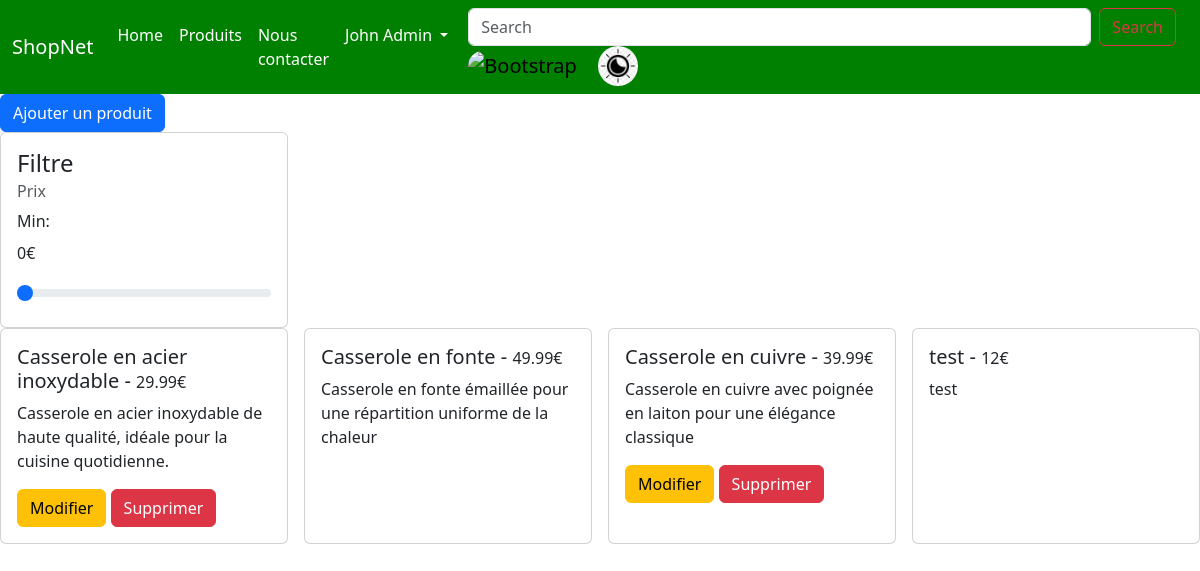
Page /produit.php (signed in) on the committed database.
### tables this page shows
CREATE TABLE `utilisateur` (
  `id` int NOT NULL,
  `email` varchar(50) NOT NULL,
  `nom` varchar(50) NOT NULL,
  `mdp` varchar(255) NOT NULL,
  `admin` varchar(45) DEFAULT NULL
);

CREATE TABLE `produit` (
  `id` int NOT NULL,
  `nom` varchar(50) NOT NULL,
  `prix` varchar(50) NOT NULL,
  `id_utilisateur` int DEFAULT NULL,
  `description` varchar(255) DEFAULT NULL
);

### produit.php (the view, shortened to what this page needs)
<?php
$pdo = require_once 'db.php';
?>
<!DOCTYPE html>
<html lang="en">
<head>
    <?php require_once('Components/_head.php'); ?>
</head>
<body>
    <?php include('nav.php'); ?>
    <?php if ($_SESSION['id']) { ?>
        <a href="add-product.php">
            <button class="btn btn-primary">Ajouter un produit</button>
        </a>
    <?php } ?>
    <div class="card" style="width: 18rem;">
        <div class="card-body">
            <h4 class="card-title">Filtre</h4>
            <h6 class="card-subtitle mb-2 text-body-secondary">Prix</h6>
            <label for="minPrix" class="form-label">Min:</label> <p id="valueMin">0€</p>
            <input type="range" class="form-range" id="minPrix" min="0" value="0" max="1000" step="10">
        </div>
    </div>
    <div class="d-flex justify-content-between">
        <?php
        $selectProduct = $pdo->query('SELECT * FROM produit');
        $products = $selectProduct->fetchAll();
        foreach ($products as $product) { ?>
            <div class="card" style="width: 18rem;">
                <div class="card-body">
                    <h5 class="card-title"><?= $product['nom'] ?> - <span class="small"><?= $product['prix'] ?>€</span></h5>
                    <p class="card-text"><?= $product['description'] ?></p>
                    <?php if ($product['id_utilisateur'] === $_SESSION['id']) { ?>
                        <a href="add-product.php?idProduct=<?= $product['id'] ?>" class="btn btn-warning">Modifier</a>
                        <a href="delete-product.php?id=<?= $product['id'] ?>" class="btn btn-danger">Supprimer</a>
                    <?php }
                    ?>
                </div>
            </div>
        <?php } ?>
    </div>
</body>
</html>

### nav.php (shortened to what this page needs)
<?php
if ($_SESSION['id']) {
  $userStmtsNav = $pdo->prepare('SELECT * FROM utilisateur WHERE id = :id');
  $userStmtsNav->bindValue(':id', $_SESSION['id']);
  $userStmtsNav->execute();
  $userNav = $userStmtsNav->fetch();
}
?>
<nav class="navbar navbar-expand-lg bg-body-tertiary" style="background-color: green !important;" id="barre">
  <div class="container-fluid">
    <a class="navbar-brand" href="index.php" style="color:white;">ShopNet</a>
    <div class="collapse navbar-collapse" id="navbarNavDropdown">
      <ul class="navbar-nav">
        <li class="nav-item">
          <a class="nav-link active" aria-current="page" href="index.php" style="color:white;">Home</a>
        </li>
        <li class="nav-item">
          <a class="nav-link" href="produit.php" style="color:white;">Produits</a>
        </li>
        <li class="nav-item">
          <a class="nav-link" href="#" style="color:white;">Nous contacter</a>
        </li>
        <?php if (!$_SESSION['name']) { ?>
          <li class="nav-item dropdown">
            <a class="nav-link dropdown-toggle" href="#" role="button" data-bs-toggle="dropdown" aria-expanded="false" style="color:white;">
              Compte
            </a>
            <ul class="dropdown-menu">
              <li><a class="dropdown-item" href="login.php">Se connecter</a></li>
              <li><a class="dropdown-item" href="register.php">S'enregistrer</a></li>
            </ul>
          </li>
        <?php } else { ?>
          <li class="nav-item dropdown">
            <a class="nav-link dropdown-toggle" href="#" role="button" data-bs-toggle="dropdown" aria-expanded="false" style="color:white;">
              <?= $userNav['nom'] ?>
            </a>
          </li>
        <?php } ?>
      </ul>
      <div class="container w-100" id="search">
        <form class="d-flex" role="search" style="flex-grow: 1;flex-shrink: 1;">
          <input class="form-control me-2" type="search" placeholder="Search" aria-label="Search">
          <button class="btn btn-outline-danger" type="submit">Search</button>
        </form>
        <div id="boutton">
          <a class="navbar-brand" id="mode">
            <img src="img/drapeau-france-rond.jpg" alt="Bootstrap" width="40" height="40" style="border-radius: 20px;">
          </a>
          <a class="navbar-brand" onclick=darkmode()>
            <img src="img/pngtree-dark-mode-icon-light-png-clipart-png-image_3811921.jpg" alt="Bootstrap" width="40" height="40" style="border-radius: 20px;">
          </a>
        </div>
      </div>
    </div>
  </div>
</nav>

### assets/css/style.css (style rules this page uses)
:root { --font-family: 'Open Sans', sans-serif; --primary-color: #1A6240; --secondary-color: #D9D9D9; --font-bold: 700; --font-semibold: 600; --font-regular: 400; }
#search { width: 50%; height: 50%; border-radius: 20px; border: 0; }
html, body { height: 100%; margin: 0; padding: 0; }
.small { font-size: 16px !important; }

### rows in the picture
utilisateur: nom "John Admin"
produit: nom "Casserole en acier inoxydable", prix "29.99", description "Casserole en acier inoxydable de haute qualité, idéale pour la cuisine quotidienne."
produit: nom "Casserole en fonte", prix "49.99", description "Casserole en fonte émaillée pour une répartition uniforme de la chaleur"
produit: nom "Casserole en cuivre", prix "39.99", description "Casserole en cuivre avec poignée en laiton pour une élégance classique"
produit: nom "test", prix "12", description "test"
